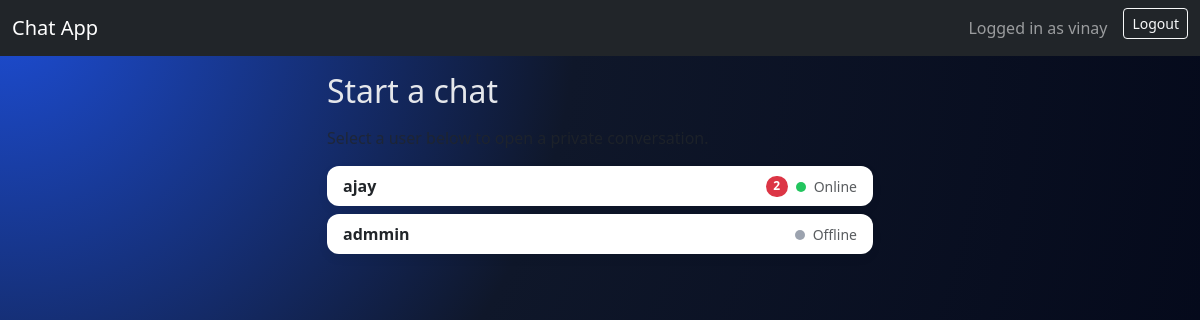
The app's page /chat/ (signed in) with its own data.
### accounts/models.py (models this page shows, shortened)
class User(AbstractUser):
    email = models.EmailField(unique=True)
    is_online = models.BooleanField(default=False)
    last_seen = models.DateTimeField(default=timezone.now)

### chat/views.py (the view)
# urls.py: path("", views.user_list, name="user_list"),
@login_required
def user_list(request):
    users = User.objects.exclude(id=request.user.id).order_by("-is_online", "username")
    unread_counts = (
        Message.objects.filter(receiver=request.user, is_read=False)
        .values("sender_id")
        .annotate(total=Count("id"))
    )
    unread_map = {row["sender_id"]: row["total"] for row in unread_counts}
    return render(
        request,
        "user_list.html",
        {
            "users": users,
            "unread_map": unread_map,
        },
    )

### chat/templatetags/dict_extras.py (called while the page is built)
@register.filter
def get_item(mapping, key):
    if not isinstance(mapping, dict):
        return None
    return mapping.get(key)

### templates/user_list.html (shortened to what this page needs)
{% extends "base.html" %}
{% load static %}
{% load dict_extras %}
{% block content %}
<div class="row justify-content-center">
    <div class="col-md-8 col-lg-6">
        <h2 class="mb-3">Start a chat</h2>
        <p class="text-muted mb-3">Select a user below to open a private conversation.</p>
        <div class="list-group">
            {% for u in users %}
                <a href="{% url 'chat:chat' u.username %}"
                   class="list-group-item list-group-item-action d-flex justify-content-between align-items-center user-list-item">
                    <div class="fw-semibold">{{ u.username }}</div>
                    <div class="d-flex align-items-center gap-2">
                        {% with unread=unread_map|get_item:u.id %}
                            {% if unread %}
                                <span class="badge bg-danger rounded-pill">{{ unread }}</span>
                            {% endif %}
                        {% endwith %}
                        <span class="text-muted small">
                            <span class="status-dot {% if u.is_online %}online{% else %}offline{% endif %}"></span>
                            {% if u.is_online %}Online{% else %}Offline{% endif %}
                        </span>
                    </div>
                </a>
            {% empty %}
                <p class="text-muted">No other users yet. Create another account to start chatting.</p>
            {% endfor %}
        </div>
    </div>
</div>
{% endblock %}

### templates/base.html (shortened to what this page needs)
<!DOCTYPE html>
{% load static %}
<html lang="en">
<head>
    <link href="https://cdn.jsdelivr.net/npm/bootstrap@5.3.3/dist/css/bootstrap.min.css" rel="stylesheet">
    <link rel="stylesheet" href="{% static 'css/style.css' %}">
</head>
<body class="app-body">
<nav class="navbar navbar-expand-lg navbar-dark bg-dark mb-3">
    <div class="container-fluid">
        <a class="navbar-brand" href="{% url 'chat:user_list' %}">Chat App</a>
        <div class="d-flex">
            {% if user.is_authenticated %}
                <span class="navbar-text me-3">Logged in as {{ user.username }}</span>
                <form method="post" action="{% url 'accounts:logout' %}" class="d-inline">
                    <button type="submit" class="btn btn-outline-light btn-sm">Logout</button>
                </form>
            {% else %}
                <a class="btn btn-outline-light btn-sm me-2" href="{% url 'accounts:login' %}">Login</a>
                <a class="btn btn-outline-light btn-sm" href="{% url 'accounts:register' %}">Register</a>
            {% endif %}
        </div>
    </div>
</nav>
<div class="container app-main-container">
    {% block content %}{% endblock %}
</div>
</body>
</html>

### static/css/style.css (style rules this page uses)
.app-body { min-height: 100vh; background: radial-gradient(circle at top left, #1d4ed8 0, #0f172a 40%, #020617 100%); color: #e5e7eb; }
.app-main-container { padding-bottom: 40px; }
.status-dot { display: inline-block; width: 10px; height: 10px; border-radius: 50%; margin-right: 4px; }
.status-dot.online { background-color: #22c55e; }
.status-dot.offline { background-color: #9ca3af; }
.user-list-item { border: none !important; border-radius: 0.75rem !important; margin-bottom: 8px; box-shadow: 0 4px 10px rgba(15, 23, 42, 0.08); }

### records on screen
User: username "vinay"
User: username "ajay", unread "2", is_online True (drawn)
User: username "admmin", is_online False (drawn)
